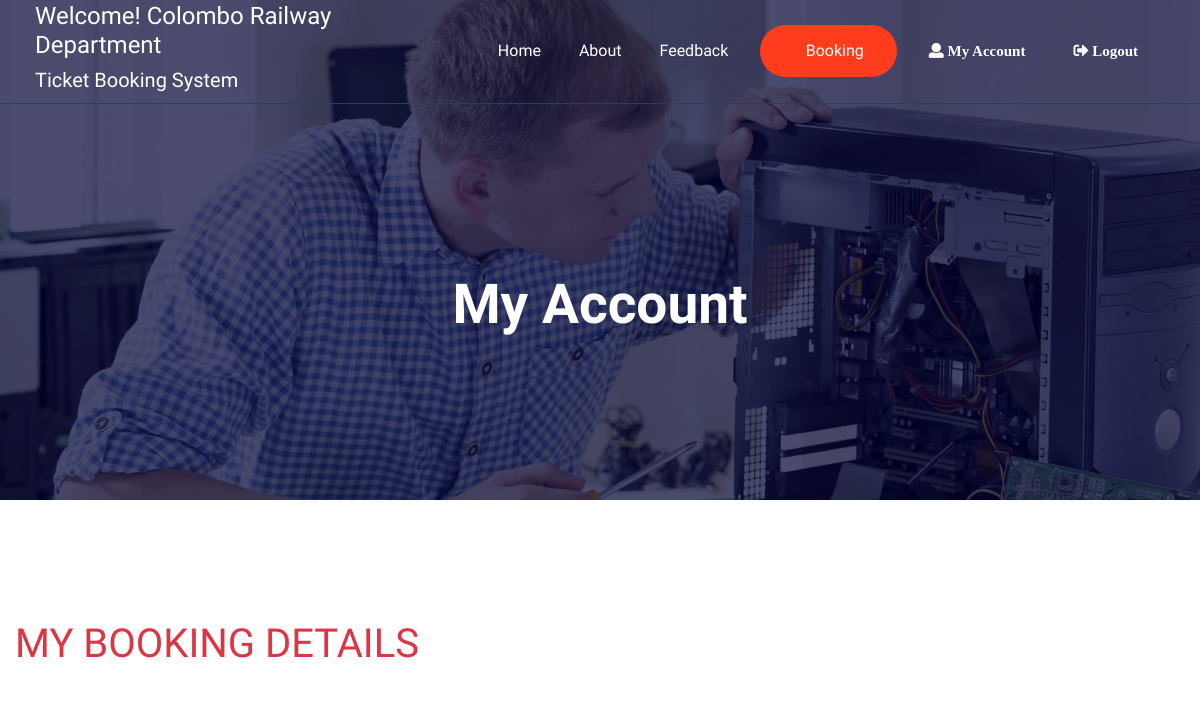
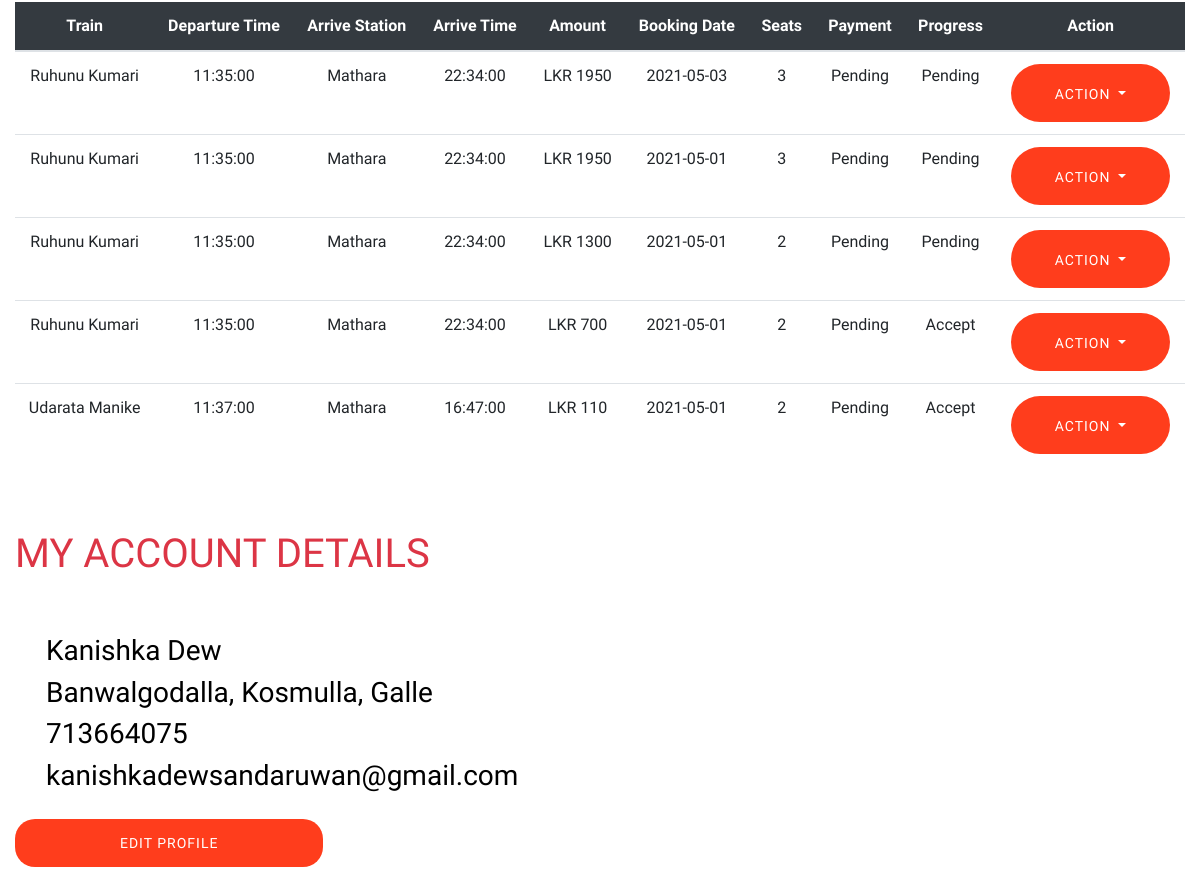
The app's page /myaccount.php (signed in, upper part), older data (2 pictures, top to bottom).
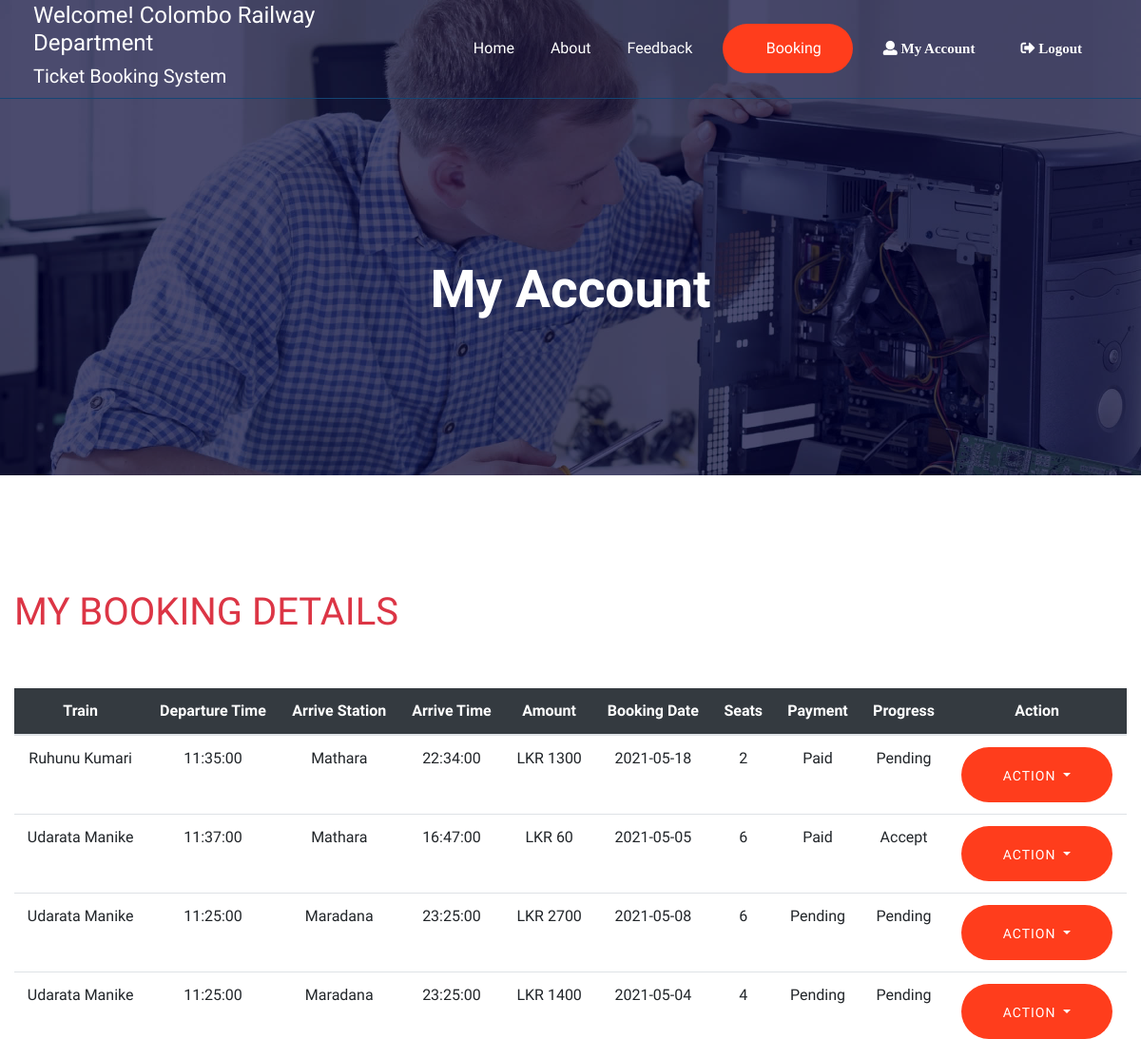
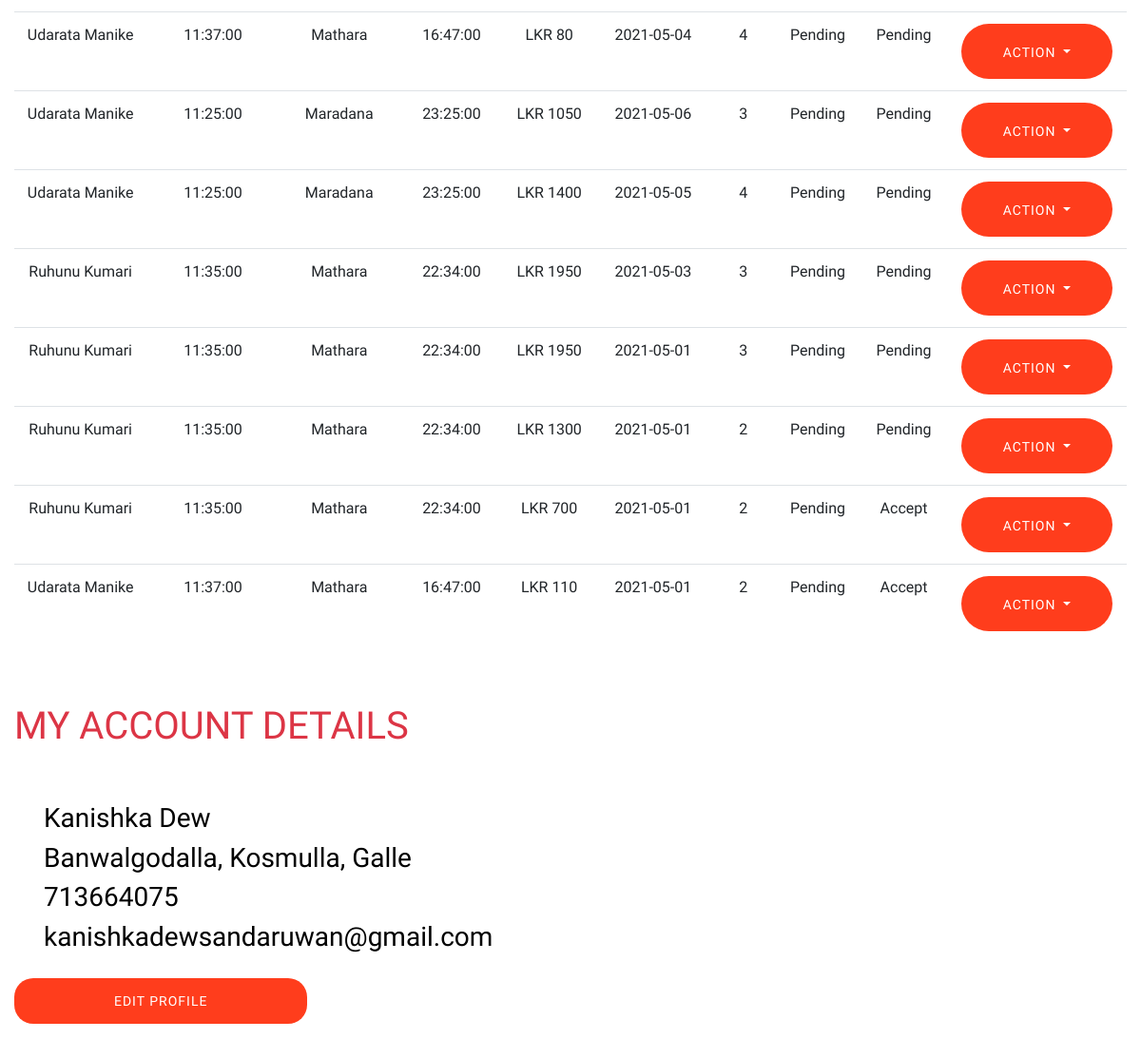
The same page, newer data (2 pictures, top to bottom).
### tables this page shows
CREATE TABLE `booking` (
  `booking_id` int(11) NOT NULL,
  `sch_id` int(255) NOT NULL,
  `booking_date` date NOT NULL,
  `traveller` int(255) NOT NULL,
  `total_amount` int(255) NOT NULL,
  `payment` varchar(255) NOT NULL,
  `status` varchar(255) NOT NULL,
  `trndate` datetime NOT NULL,
  `user_id` int(255) NOT NULL
);

CREATE TABLE `train` (
  `train_id` int(11) NOT NULL,
  `train_name` varchar(255) NOT NULL,
  `one_class_seats` int(255) NOT NULL,
  `two_class_seats` int(255) NOT NULL,
  `tree_class_seats` int(255) NOT NULL,
  `details` varchar(255) NOT NULL
);

CREATE TABLE `schedule` (
  `sch_id` int(11) NOT NULL,
  `train_id` int(255) NOT NULL,
  `depature_time` time NOT NULL,
  `to_station` int(255) NOT NULL,
  `arrive_time` time NOT NULL,
  `distance` varchar(255) NOT NULL,
  `available` varchar(255) NOT NULL,
  `trn_date` datetime NOT NULL,
  `one_class_price` int(255) NOT NULL,
  `two_class_price` int(255) NOT NULL,
  `tree_class_price` int(255) NOT NULL
);

CREATE TABLE `station` (
  `station_id` int(11) NOT NULL,
  `Station_name` varchar(255) NOT NULL
);

### myaccount.php (the view, shortened to what the changed rows need)
<?php require_once "head.php"; ?>
    <main>
        <div class="hero-area2  slider-height2 hero-overly2 d-flex align-items-center ">
            <div class="container">
                <div class="row">
                    <div class="col-xl-12">
                        <div class="hero-cap text-center pt-50">
                            <h2>My Account</h2>
                        </div>
                    </div>
                </div>
            </div>
        </div>
    <main>
        <section class="blog_area section-padding">
            <div class="container-fluid">
                <div class="row">
                    <div class="col-lg-12 mb-5 mb-lg-0">
                      <h1 class="text-danger text-uppercase">My Booking Details</h1><br><br>
                      <table class="table v-middle" style="text-align: center;">
                                    <thead>
                                        <tr class="bg-dark">
                                            <th class="border-top-0 text-white">Train</th>
                                            <th class="border-top-0 text-white">Departure Time </th>
                                            <th class="border-top-0 text-white">Arrive Station</th>
                                            <th class="border-top-0 text-white">Arrive Time</th>
                                            <th class="border-top-0 text-white">Amount</th>
                                            <th class="border-top-0 text-white">Booking Date</th>
                                            <th class="border-top-0 text-white">Seats</th>
                                            <th class="border-top-0 text-white">Payment</th>
                                            <th class="border-top-0 text-white">Progress</th>
                                            <th class="border-top-0 text-white">Action</th>
                                        </tr>
                                    </thead>
                                    <?php
                                      $count=1;
                                      $id = $_SESSION['user_id'];
                                        $viewquery = " SELECT * FROM booking where user_id = ".$id." order by trndate desc";
                                        $viewresult = mysqli_query($con,$viewquery);
                                         ?>
                                        <tbody>
                                          <?php while($row = mysqli_fetch_assoc($viewresult)) {
                                                $viewquery1 = " SELECT * FROM schedule where sch_id='".$row['sch_id']."'";
                                                $viewresult1 = mysqli_query($con,$viewquery1);
                                                $row1 = mysqli_fetch_assoc($viewresult1);
                                                $train_id = $row1['train_id'];
                                                $station_id = $row1['to_station'];
                                                $gettrain = "SELECT * FROM train where train_id = '$train_id' ";
                                                $viewresult1 = mysqli_query($con, $gettrain);
                                                $row3 = mysqli_fetch_assoc($viewresult1);
                                                $getstation = "SELECT * FROM station where station_id ='$station_id' ";
                                                $viewresult2 = mysqli_query($con, $getstation);
                                                $row4 = mysqli_fetch_assoc($viewresult2);
                                                ?>
                                                <tr>
                                                    <td><?php echo $row3['train_name']; ?></td>
                                                    <td><?php echo $row1['depature_time']; ?></td>
                                                    <td><?php echo $row4['Station_name']; ?></td>
                                                    <td><?php echo $row1['arrive_time']; ?></td>
                                                    <td>LKR <?php echo $row['total_amount']; ?></td>
                                                    <td><?php echo $row['booking_date']; ?></td>
                                                    <td><?php echo $row['traveller']; ?></td>
                                                    <td><?php echo $row['payment']; ?></td>
                                                    <td><?php echo $row['status']; ?></td>
                                                    <td><div class="dropdown">
                                                        <button class="btn btn-primary dropdown-toggle" type="button" id="dropdownMenuButton" data-toggle="dropdown" aria-haspopup="true" aria-expanded="false">
                                                          Action
                                                        </button>
                                                      </div>
                                                    </td>
                                                </tr>
                                            <?php   $count++;   }?>
                                    </tbody>
                                </table>
                    </div>
                </div>
                <div class="row mt-5">
                    <div class="col-lg-12 mb-5 mb-lg-0">
                          <h1 class="text-danger text-uppercase">My Account Details</h1><br><br>
                      </div>
                    </div>
                </div>
        </section>
    </main>
    </body>
</html>

Row changes from the older to the newer data that the page shows:
added booking: train.train_name "Ruhunu Kumari", sch.depature_time "11:35:00", station.Station_name "Mathara", sch.arrive_time "22:34:00", total_amount "1300", booking_date "2021-05-18", traveller "2", payment "Paid", status "Pending"
added booking: train.train_name "Udarata Manike", sch.depature_time "11:37:00", station.Station_name "Mathara", sch.arrive_time "16:47:00", total_amount "60", booking_date "2021-05-05", traveller "6", payment "Paid", status "Accept"
added booking: train.train_name "Udarata Manike", sch.depature_time "11:25:00", station.Station_name "Maradana", sch.arrive_time "23:25:00", total_amount "2700", booking_date "2021-05-08", traveller "6", payment "Pending", status "Pending"
added booking: train.train_name "Udarata Manike", sch.depature_time "11:25:00", station.Station_name "Maradana", sch.arrive_time "23:25:00", total_amount "1400", booking_date "2021-05-04", traveller "4", payment "Pending", status "Pending"
added booking: train.train_name "Udarata Manike", sch.depature_time "11:37:00", station.Station_name "Mathara", sch.arrive_time "16:47:00", total_amount "80", booking_date "2021-05-04", traveller "4", payment "Pending", status "Pending"
added booking: train.train_name "Udarata Manike", sch.depature_time "11:25:00", station.Station_name "Maradana", sch.arrive_time "23:25:00", total_amount "1050", booking_date "2021-05-06", traveller "3", payment "Pending", status "Pending"
added booking: train.train_name "Udarata Manike", sch.depature_time "11:25:00", station.Station_name "Maradana", sch.arrive_time "23:25:00", total_amount "1400", booking_date "2021-05-05", traveller "4", payment "Pending", status "Pending"
